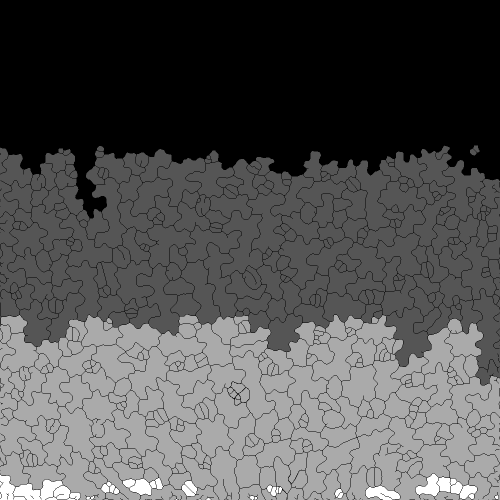
#> input picture codelab_ipmb/example_data/cell_labels.tif, 1000 x 1000 px (shown at 1/2 size)
$ jupyter execute --allow-errors leaf_img_analysis_2_sln.ipynb   (text cells are left out)
#> lines starting #> are read from the running program, lines starting #| are printed output that depends on the picture; after the words box and inside, x2 and y2 are one past the last pixel; in counts of white or black regions, pixels touching at a corner belong together; pictures that were not available may be replaced by others from this repository, and a replacement may not be noted
[cell 1]
from skimage.io import imread

import matplotlib.pyplot as plt

import numpy as np

import scipy.ndimage as ndi

[cell 2]
# Define path
labels_filepath = r'example_data/cell_labels.tif'
img_filepath = r'example_data/Leaf_PM_Nuclei.tif'

# Read images
cell_labels = imread(labels_filepath)
#> cell_labels is the input picture: shape (1000, 1000) uint16; min 0, max 807, mean 367.7
img = imread(img_filepath)
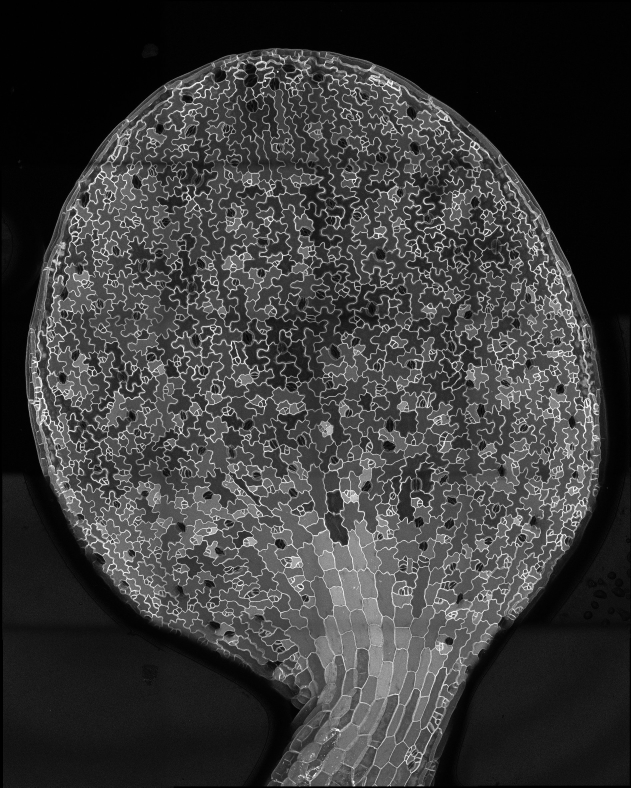
#> input picture codelab_ipmb/example_data/Leaf_PM_Nuclei.jpg, 1892 x 2362 px, given in place of Leaf_PM_Nuclei.tif, which was not available (shown at 1/3 size)
#> img is the input picture: shape (2362, 1892); min 0, max 255, mean 59.4

# Split channel
#> (the rest of this cell did not finish here and is left out)

[cell 3]
# (i) Create an image border mask

# We need some way to check if a cell is at the border. For this, we generate a 'mask' of the image border,
# i.e. a Boolean array of the same size as the image where only the border pixels are set to `1` and all
# others to `0`, like this:
#   1 1 1 1 1
#   1 0 0 0 1
#   1 0 0 0 1
#   1 0 0 0 1
#   1 1 1 1 1
# There are multiple ways of generating this mask, for example by erosion or by array indexing.
# It is up to you to find a way to do it. (Hint: one of the the easiest ways to do this is via scipy.ndimage.binary_dilation.
# check the parameter "border_value")

border_mask = np.zeros(cell_labels.shape, dtype=bool)
border_mask = ndi.binary_dilation(border_mask, border_value=1)

[cell 4]
# (ii) 'Delete' the cells at the border

# 1) Find the cell ROIs that are crossing the border of the image

# Find the border ROI IDs, by first multiply the border_mask by the segmentation mask
border_mask_rois = border_mask * cell_labels
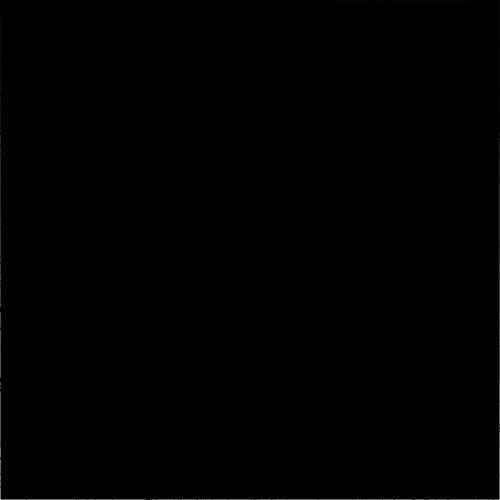
#> border_mask_rois: shape (1000, 1000) uint16 (shown at 1/2 size); min 0, max 807, mean 1.4; drawn with min black and max white

# Then get an array of ROI IDs by finding the unique elements in the array
border_roi_ids = np.unique(border_mask_rois)
#> border_roi_ids = 86 values from 0 to 807
border_roi_ids
#> Out = 86 values from 0 to 807

[cell 5]
# 2) 'Delete' ROIs by their IDs

# Create a copy of the segmentation with np.copy()
clean_cell_labels = np.copy(cell_labels)

# Iterate over ROI IDs on the border and set the those ROIs to background (0)
for roi_id in border_roi_ids:

    # Create a mask that contains only the 'current' ROI of the iteration
    roi_mask = cell_labels == roi_id

    # Set the position of that roi_mask to background (zero) in the clean_seg
    clean_cell_labels[roi_mask] = 0
#> this loop made 86 passes
#> roi_id on passes 38 to 49: 63, 122, 159, 165, 184, 214, 227, 233, 238, 248, 259, 273
#> pass 1, `roi_mask = cell_labels == roi_id`:
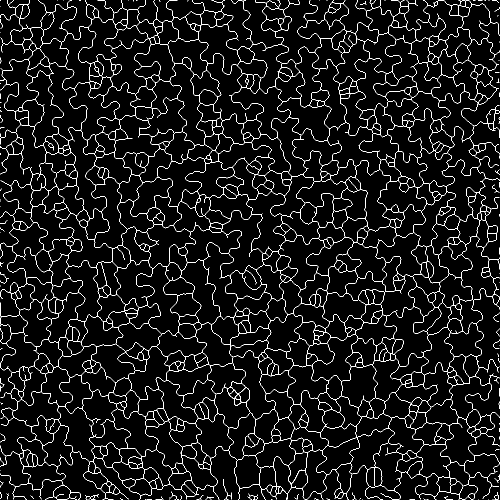
#> roi_mask: shape (1000, 1000) bool (shown at 1/2 size); 5.4% white in thin lines or dots
#> pass 2, `roi_mask = cell_labels == roi_id`:
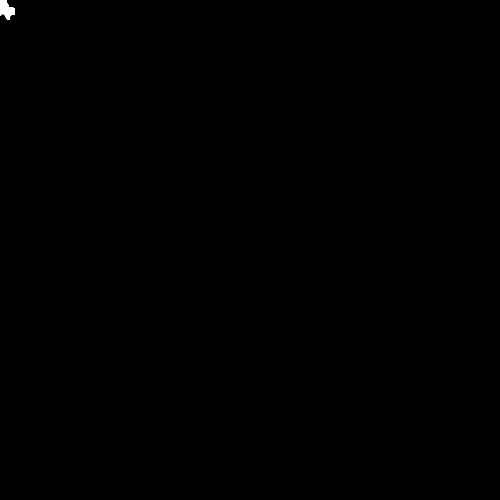
#> roi_mask: shape (1000, 1000) bool (shown at 1/2 size); 0.08% white; 1 white region, box (x1, y1, x2, y2) and area: (0, 0, 30, 40) 755
#> after the loop:
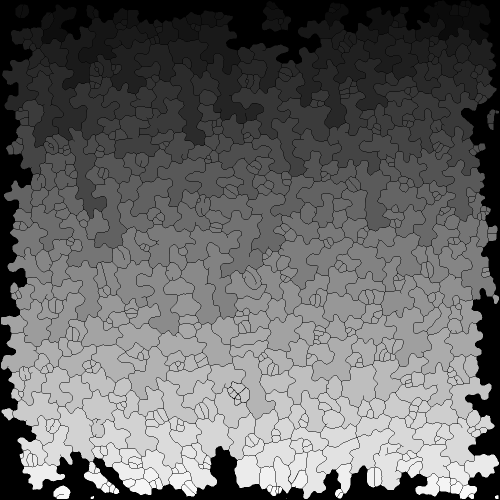
#> clean_cell_labels: shape (1000, 1000) uint16 (shown at 1/2 size); 12.31% of pixels changed, all inside (x1, y1, x2, y2) = (0, 0, 1000, 1000); drawn with min black and max white
